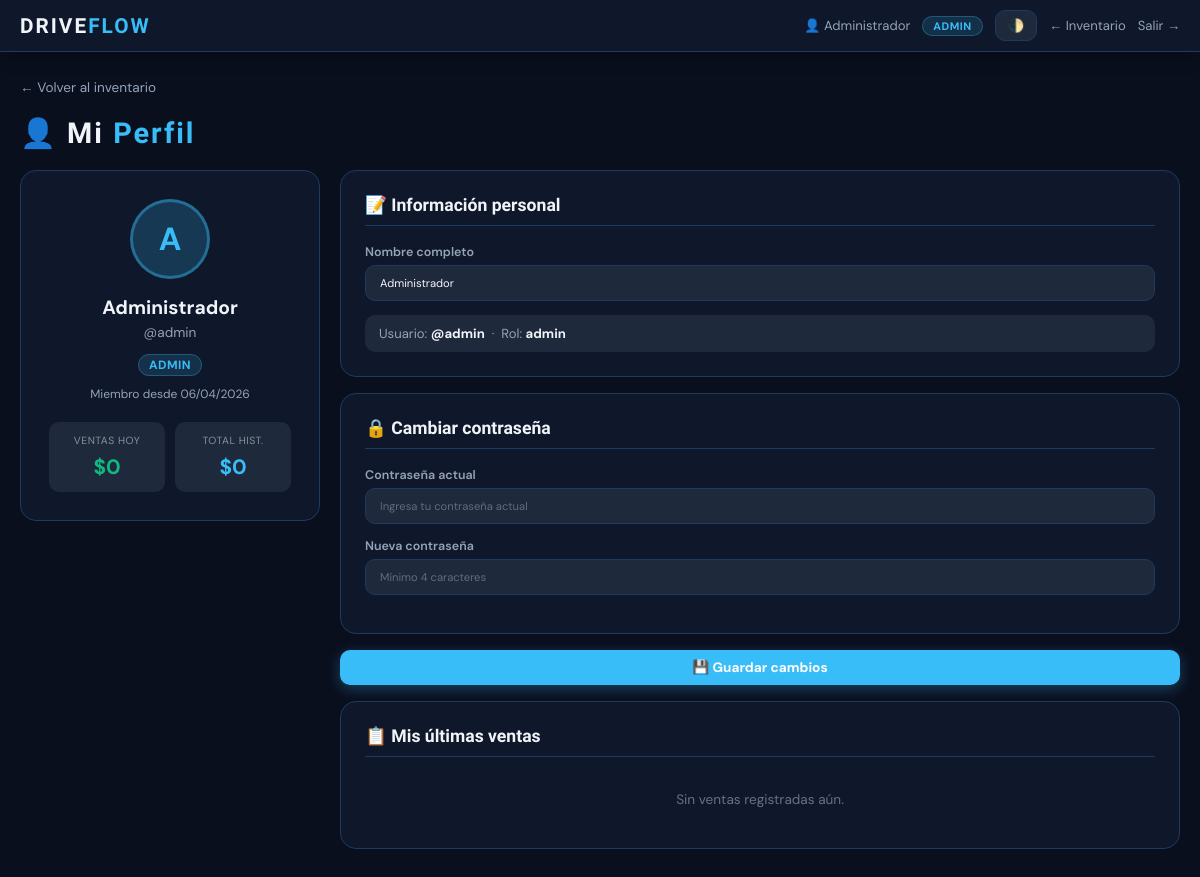
Page /perfil (signed in) on the earlier database version.
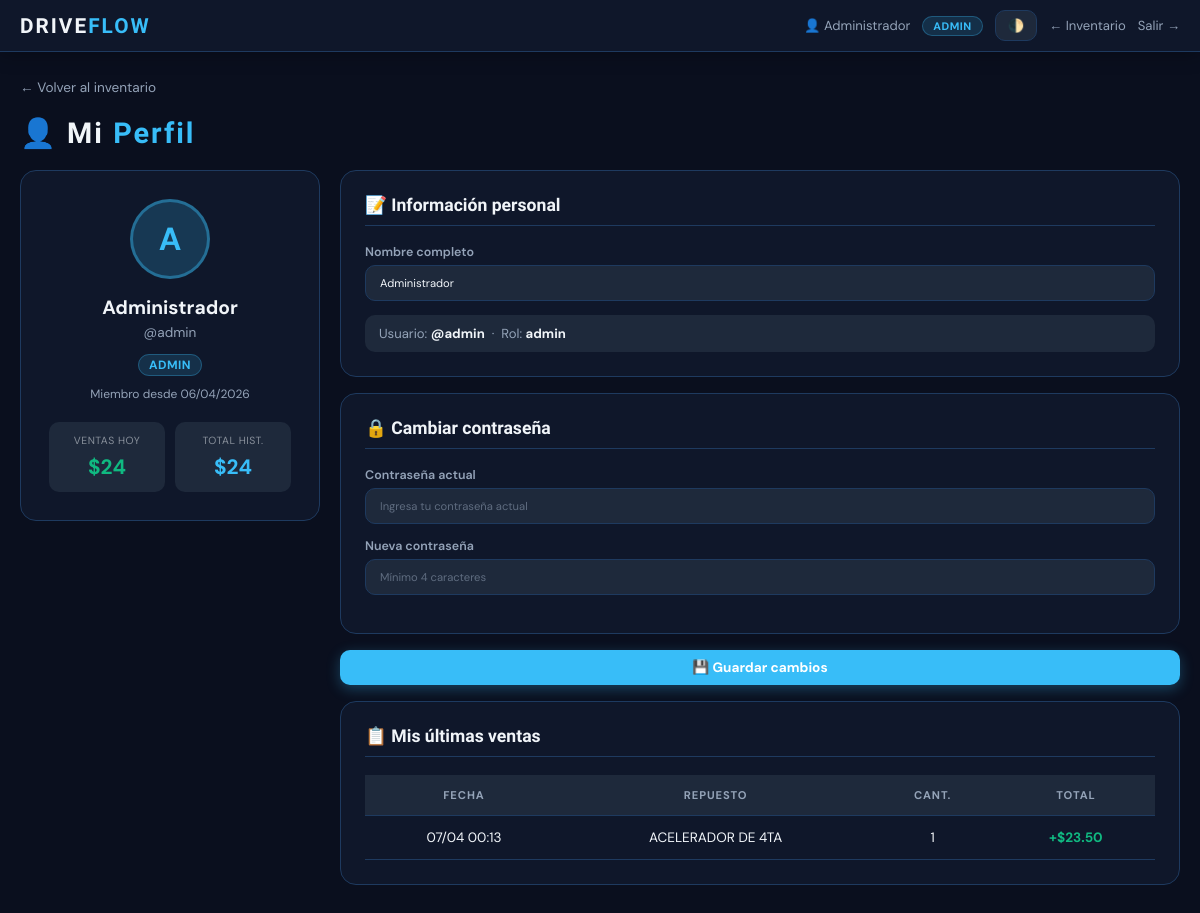
Same page on the later database version.
### models.py (models this page shows, shortened)
class Venta(db.Model):
    __tablename__ = 'venta'
    id                 = db.Column(db.Integer, primary_key=True)
    repuesto_id        = db.Column(db.Integer, db.ForeignKey('repuesto.id', ondelete='CASCADE'), nullable=False)
    usuario_id         = db.Column(db.Integer, db.ForeignKey('usuario.id'), nullable=True)
    cliente_nombre     = db.Column(db.String(100), nullable=True)
    cliente_whatsapp   = db.Column(db.String(20), nullable=True)   # ← WhatsApp opcional
    cantidad           = db.Column(db.Integer, nullable=False)
    total_venta        = db.Column(db.Float, nullable=False)
    ganancia_operacion = db.Column(db.Float, nullable=False)
    fecha              = db.Column(db.DateTime, default=datetime.utcnow)

class Repuesto(db.Model):
    __tablename__ = 'repuesto'
    id           = db.Column(db.Integer, primary_key=True)
    nombre       = db.Column(db.String(100), nullable=False, unique=True)
    p_costo      = db.Column(db.Float, nullable=False)
    p_venta      = db.Column(db.Float, nullable=False)
    stock        = db.Column(db.Integer, nullable=False, default=0)
    vendido      = db.Column(db.Integer, default=0)
    stock_minimo = db.Column(db.Integer, default=5)
    foto_url     = db.Column(db.String(255), nullable=True)   # ← foto del producto
    ventas    = db.relationship('Venta', backref='repuesto', cascade='all, delete-orphan', lazy=True)
    historial = db.relationship('HistorialStock', backref='repuesto', cascade='all, delete-orphan', lazy=True)

### routes/usuarios.py (the view, shortened to what this page needs)
@usuarios_bp.route('/perfil', methods=['GET', 'POST'])
def perfil():
    u = db.session.get(Usuario, session['user_id'])
    hoy        = datetime.utcnow().date()
    ventas_hoy = Venta.query.filter(Venta.usuario_id == u.id, func.date(Venta.fecha) == hoy).all()
    total_hoy  = sum(v.total_venta for v in ventas_hoy)
    total_global = db.session.query(func.sum(Venta.total_venta)).filter(Venta.usuario_id == u.id).scalar() or 0
    ultimas = Venta.query.filter(Venta.usuario_id == u.id).order_by(Venta.fecha.desc()).limit(10).all()
    return render_template('perfil.html', u=u, total_hoy=total_hoy, total_global=total_global, ultimas=ultimas)

### templates/perfil.html (shortened to what the changed rows need)
<!DOCTYPE html>
<html lang="es">
<head>
    <link rel="stylesheet" href="{{ url_for('static', filename='css/main.css') }}">
</head>
<body>
<div class="container">
    <div class="perfil-wrap">
        <div>
            <div class="perfil-card">
                <div class="perfil-stats">
                    <div class="pstat">
                        <small>Ventas hoy</small>
                        <strong style="color:var(--success)">${{ "{:,.0f}".format(total_hoy) }}</strong>
                    </div>
                    <div class="pstat">
                        <small>Total hist.</small>
                        <strong style="color:var(--primary)">${{ "{:,.0f}".format(total_global) }}</strong>
                    </div>
                </div>
            </div>
        </div>
        <div>
            <div class="form-section" style="margin-top:16px">
                <h3>📋 Mis últimas ventas</h3>
                {% if ultimas %}
                <div style="overflow-x:auto">
                    <table>
                        <thead>
                            <tr><th>Fecha</th><th>Repuesto</th><th>Cant.</th><th>Total</th></tr>
                        </thead>
                        <tbody>
                        {% for v in ultimas %}
                        <tr class="historial-row">
                            <td>{{ v.fecha.strftime('%d/%m %H:%M') }}</td>
                            <td>{{ v.repuesto.nombre if v.repuesto else '—' }}</td>
                            <td>{{ v.cantidad }}</td>
                            <td style="color:var(--success);font-weight:700">+${{ "{:,.2f}".format(v.total_venta) }}</td>
                        </tr>
                        {% endfor %}
                        </tbody>
                    </table>
                </div>
                {% else %}
                <p style="opacity:.4;font-size:.85em;text-align:center;padding:16px">Sin ventas registradas aún.</p>
                {% endif %}
            </div>
        </div>
    </div>
</div>
</body>
</html>

Differences in the rows shown:
added Venta: fecha "07/04 00:13", repuesto "ACELERADOR DE 4TA", cantidad "1", total_venta "23.50"
Other differences:
{{ "{:,.0f}".format(total_hoy) }}: "0" → "24"
{{ "{:,.0f}".format(total_global) }}: "0" → "24"
text no longer shown: "Sin ventas registradas aún."
text now shown: "FECHA REPUESTO CANT. TOTAL"
